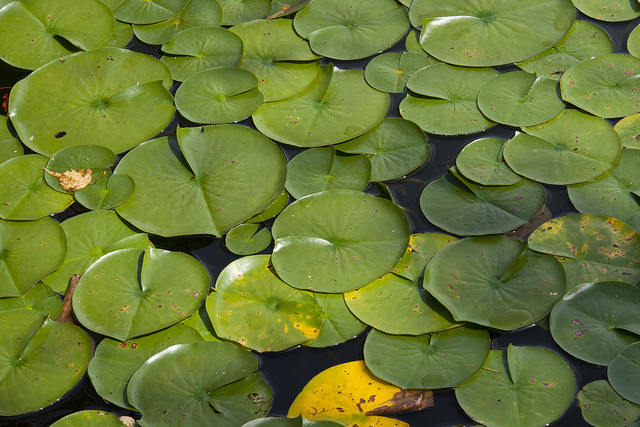
%> input picture lilypad.jpg, 640 x 427 px
$ octave baghdad_wc.m   (GNU Octave 9; MATLAB toolbox functions it lacks are replaced by stand-ins)
%> lines starting %> are read from the running program, lines starting %| are printed output that depends on the picture; in (x1, y1, x2, y2) boxes, pixels count from 0 and x2, y2 are one past the last pixel; in counts of white or black regions, pixels touching at a corner belong together; the program's own positions count from 1
%baghdad
%edge + overlayed watershed transform = result

%read image
I = imread('lilypad.jpg');
%> I is the input picture: size 427x640x3 uint8; mean R, G, B 106.4, 121.9, 53.2

I = rgb2gray(I);
%> I: size 427x640 uint8

%using default threshold for now
BW = edge(I,'sobel');
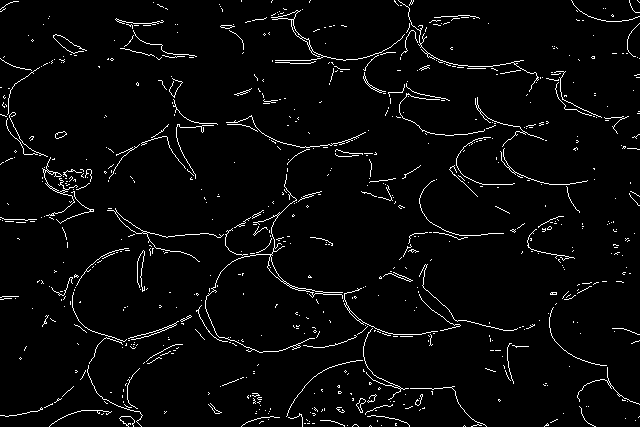
%> BW: size 427x640 logical; 3.4% white in thin lines or dots

%can also put threshold here like with canny
BW1 = edge(I,'canny', 0.70);
%> BW1: size 427x640 logical; 0.47% white in thin lines or dots

figure, imshow(BW), title('Sobel, autothresh');
figure, imshow(BW1), title('Canny, 0.7 thresh');

%imwrite(BW, 'sorbelOut.jpg','jpg');
%imwrite(BW1, 'cannyOut.jpg','jpg');

%horizontal edge filter
hy = fspecial('sobel');
%vertical component
hx = hy';

%use image filter, needs "double" input, filter, option
Iy = imfilter(double(I), hy, 'replicate');
Ix = imfilter(double(I), hx, 'replicate');

gradmag = sqrt(Ix.^2 + Iy.^2);
figure, imshow(gradmag,[]), title ('Gradient Magnitude')

L = watershed(gradmag);
Lrgb = label2rgb(L);
figure, imshow(Lrgb, []), title('Watershed Transform of Gradient')

se = strel('disk', 4);
Io = imopen(I, se);
figure, imshow(Io), title('Opening (Io)')

Ie = imerode(I, se);
Iobr = imreconstruct(Ie, I);
figure, imshow(Iobr), title('Opening-by-reconstruction (Iobr)')

Ioc = imclose(Io, se);
figure, imshow(Ioc), title('Opening-closing (Ioc)')

Iobrd = imdilate(Iobr, se);
Iobrcbr = imreconstruct(imcomplement(Iobrd), imcomplement(Iobr));
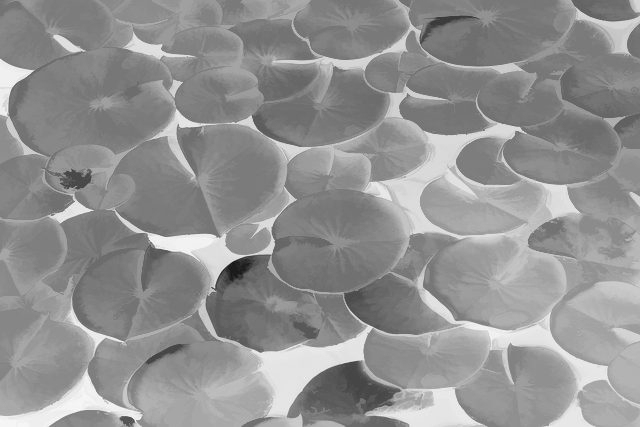
%> Iobrcbr: size 427x640 uint8; min 28, max 245, mean 145.8
Iobrcbr = imcomplement(Iobrcbr);
figure, imshow(Iobrcbr), title('Opening-closing by reconstruction (Iobrcbr)')

fgm = imregionalmax(Iobrcbr);
%> fgm: size 427x640 logical; 10.4% white; 110 white regions, largest, box (x1, y1, x2, y2) and area: (225, 152, 276, 211) 1459, (46, 0, 104, 34) 793, (456, 138, 496, 185) 776
figure, imshow(fgm), title('Regional maxima of opening-closing by reconstruction (fgm)')

I2 = I;
I2(fgm) = 255;
%> I2: size 427x640 uint8; min 0, max 255, mean 121.2
figure, imshow(I2), title('Regional maxima superimposed on original image (I2)')

se2 = strel(ones(3,3));
fgm2 = imclose(fgm, se2);
%> fgm2: size 427x640 logical; 12.2% white; 101 white regions, largest, box (x1, y1, x2, y2) and area: (225, 152, 276, 211) 1646, (0, 260, 40, 339) 1135, (521, 63, 640, 134) 1088
fgm3 = imerode(fgm2, se2);
%> fgm3: size 427x640 logical; 7.3% white; 168 white regions (47 under 20 px), largest, box (x1, y1, x2, y2) and area: (227, 155, 273, 209) 1324, (457, 139, 494, 181) 697, (0, 303, 38, 337) 649
figure, imshow(I2), title('Regional maxima superimposed on original image after Erosion (I2)')

fgm4 = bwareaopen(fgm3, 20);
I3 = I;
I3(fgm4) = 255;
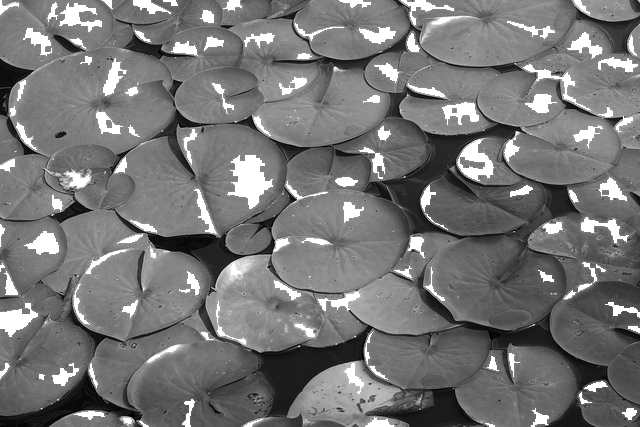
%> I3: size 427x640 uint8; min 0, max 255, mean 117.8
figure, imshow(I3)
title('Modified regional maxima superimposed on original image (fgm4)')


%this next step should be unnecessary as no need to mark already black
%background
bw = im2bw(Iobrcbr, graythresh(Iobrcbr));
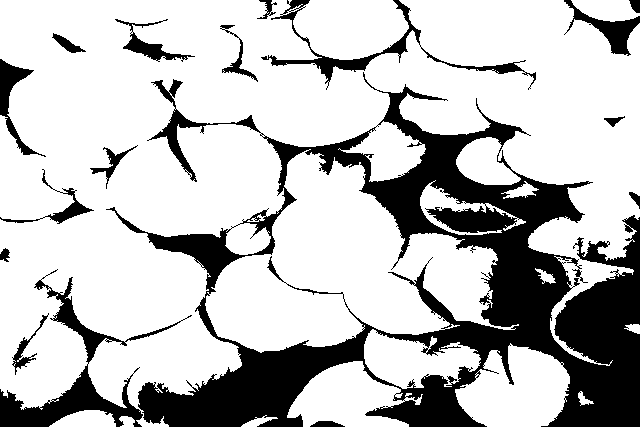
%> bw: size 427x640 logical; 74.9% white; 17 black regions, largest, box (x1, y1, x2, y2) and area: (106, 72, 640, 427) 55728, (0, 269, 192, 427) 4860, (261, 0, 536, 90) 2339
figure, imshow(bw), title('Thresholded opening-closing by reconstruction (bw)')

D = bwdist(bw);
DL = watershed(D);
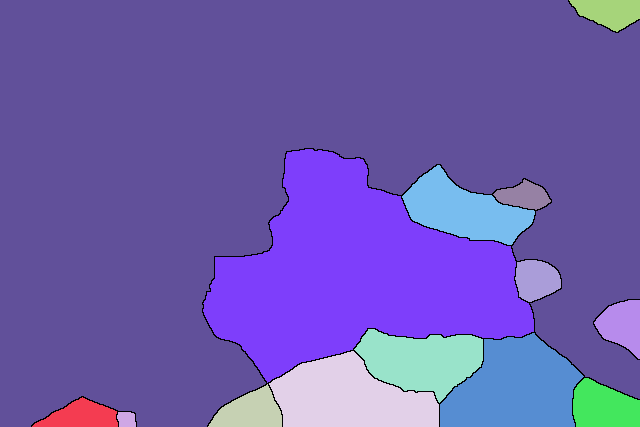
%> DL: size 427x640 uint8; 15 distinct labels, from 0 to 14; one colour per label, 0 black
bgm = DL == 0;
%> bgm: size 427x640 logical; 1% white in thin lines or dots
figure, imshow(bgm), title('Watershed ridge lines (bgm)')

gradmag2 = imimposemin(gradmag, bgm | fgm4);
L = watershed(gradmag2);
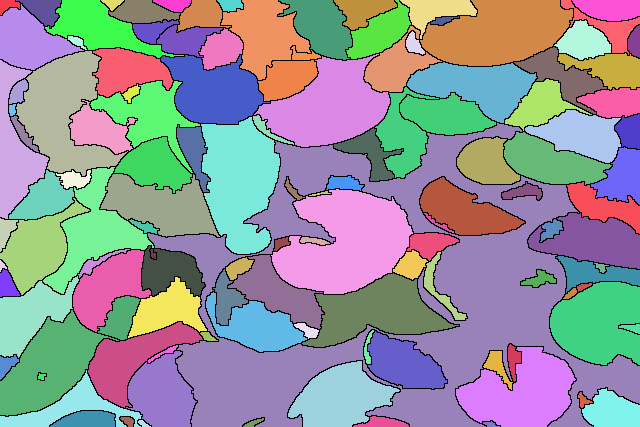
%> L: size 427x640 uint8; 124 distinct labels, from 0 to 123; one colour per label, 0 black

I4 = I;
I4(imdilate(L == 0, ones(3, 3)) | bgm | fgm4) = 255;
figure, imshow(I4)
title('Markers and object boundaries superimposed on original image (I4)')

Lrgb = label2rgb(L, 'jet', 'w', 'shuffle');
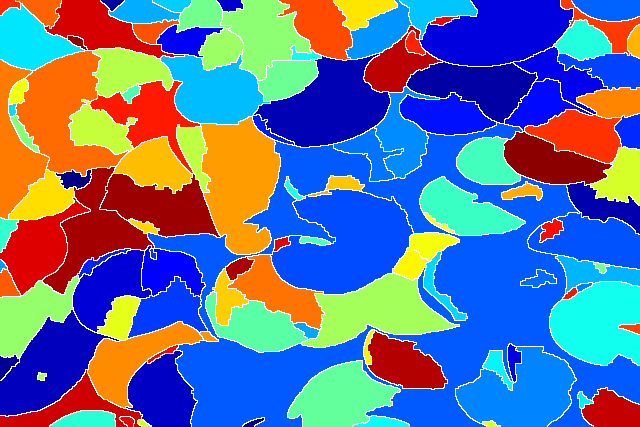
%> Lrgb: size 427x640x3 uint8; mean R, G, B 97.9, 116.3, 156.3
figure, imshow(Lrgb)
title('Colored watershed label matrix (Lrgb)')
hold on;
handle = imshow(I);
alpha(0.5);
%> figure, not shown here; its title reads 'Colored watershed label matrix (Lrgb)'
hold off;
